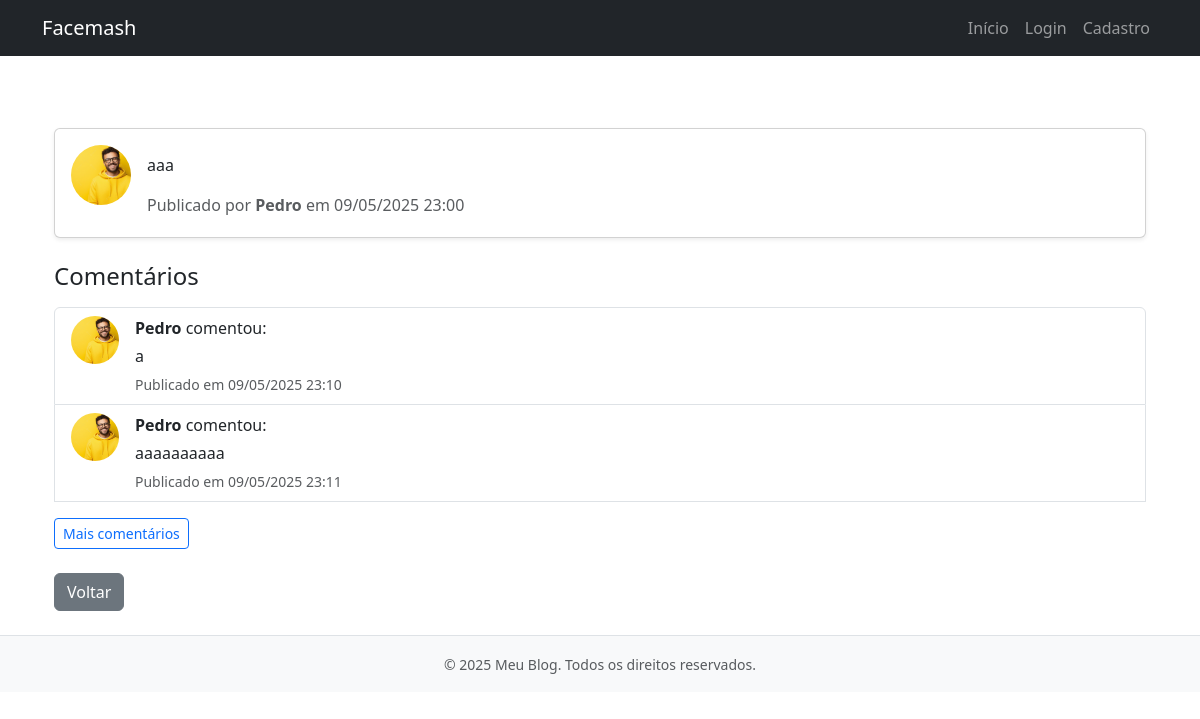
Page /post/22/detail/ on the earlier database version.
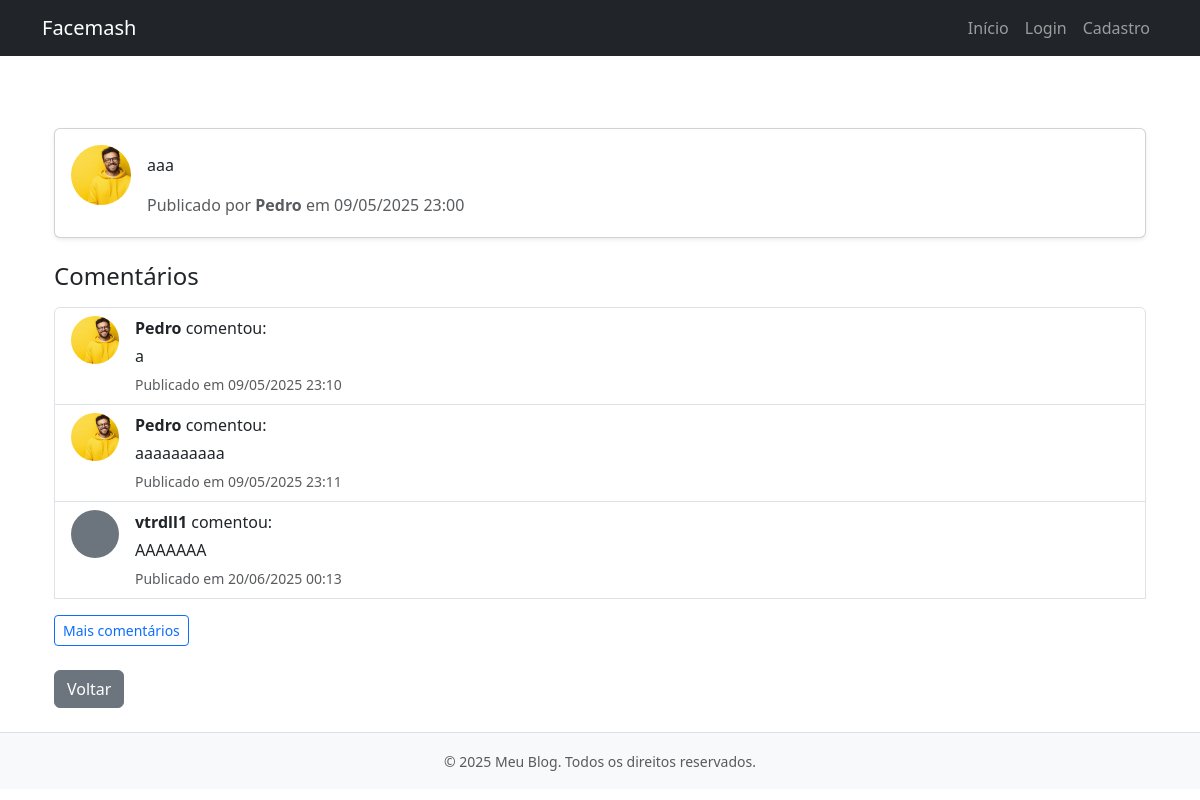
Same page on the later database version.
### Social/models.py (models this page shows, shortened)
class Comment(models.Model):
    author = models.ForeignKey(User, on_delete=models.CASCADE)
    comment = models.TextField(max_length=1000)
    created_at = models.DateTimeField(auto_now=True, auto_created=True)
    post  = models.ForeignKey(Post, on_delete=models.CASCADE,)

### account/models.py (models this page shows, shortened)
class Profile (models.Model):
    user = models.OneToOneField(User, on_delete=models.CASCADE)
    photo = models.ImageField(upload_to='media_profile', null=True, blank=True)
    created_at_profile =  models.DateField(auto_now=True)
    birthday = models.DateField(max_length=50, default=timezone.now)

### Social/views.py (the view)
# urls.py: path('post/<int:pk>/detail/', PostDetail.as_view(), name='post-detail'),
class PostDetail(DetailView):
    model = Post
    template_name = 'post-detail.html'

### Social/templates/post-detail.html (shortened to what this page needs)
{% extends "base.html" %}
{% block content %}
<div class="container mt-5">
    <div class="card shadow-sm mb-4">
        <div class="card-body d-flex">
            {% if post.author.profile.photo %}
                <img src="{{ post.author.profile.photo.url }}" class="rounded-circle me-3" width="60" height="60" style="object-fit: cover;" alt="Foto do autor">
            {% else %}
                <div class="rounded-circle bg-secondary me-3" style="width: 60px; height: 60px;"></div>
            {% endif %}
            <div>
                <p class="card-text">{{ post.text }}</p>
                <p class="text-muted mb-1">
                    Publicado por <strong>{{ post.author.username }}</strong> em {{ post.created_at|date:"d/m/Y H:i" }}
                </p>
            </div>
        </div>
    </div>
    <h4 class="mb-3">Comentários</h4>
    <div class="list-group mb-4">
        {% for comment in post.comment_set.all %}
            <div class="list-group-item d-flex">
                {% if comment.author.profile.photo %}
                    <img src="{{ comment.author.profile.photo.url }}" alt="{{ comment.author.username }}"
                         class="rounded-circle me-3" width="48" height="48" style="object-fit: cover;">
                {% else %}
                    <div class="rounded-circle bg-secondary me-3" style="width: 48px; height: 48px;"></div>
                {% endif %}
                <div>
                    <p class="mb-1"><strong>{{ comment.author.username }}</strong> comentou:</p>
                    <p class="mb-1">{{ comment.comment }}</p>
                    <small class="text-muted">Publicado em {{ comment.created_at|date:"d/m/Y H:i" }}</small>
                </div>
            </div>
        {% empty %}
            <p class="text-muted">Nenhum comentário ainda.</p>
        {% endfor %}
        <div class="d-flex gap-2 mt-3">
            <a href="{% url 'comment-list' post.pk %}" class="btn btn-sm btn-outline-primary">Mais comentários</a>
        </div>
    </div>
    <a href="{% url 'my-perfil' %}" class="btn btn-secondary">Voltar</a>
</div>
{% endblock %}

Differences in the rows shown:
added Comment: author.username "vtrdll1", comment "AAAAAAA", created_at "20/06/2025 00:13"
